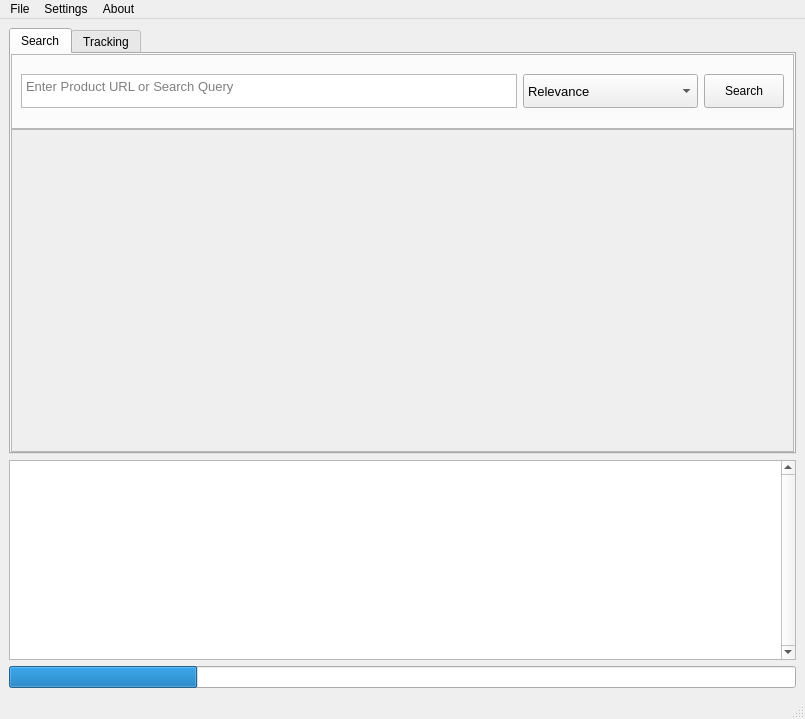
<?xml version="1.0" encoding="UTF-8"?>
<ui version="4.0">
 <class>MainWindow</class>
 <widget class="QMainWindow" name="MainWindow">
  <property name="geometry">
   <rect>
    <x>0</x>
    <y>0</y>
    <width>805</width>
    <height>719</height>
   </rect>
  </property>
  <property name="sizePolicy">
   <sizepolicy hsizetype="Preferred" vsizetype="Preferred">
    <horstretch>0</horstretch>
    <verstretch>0</verstretch>
   </sizepolicy>
  </property>
  <property name="windowTitle">
   <string>Product $ Tracker</string>
  </property>
  <widget class="QWidget" name="centralwidget">
   <property name="sizePolicy">
    <sizepolicy hsizetype="Maximum" vsizetype="Preferred">
     <horstretch>0</horstretch>
     <verstretch>0</verstretch>
    </sizepolicy>
   </property>
   <layout class="QVBoxLayout" name="verticalLayout">
    <item>
     <widget class="QTabWidget" name="tabWidget">
      <property name="currentIndex">
       <number>0</number>
      </property>
      <widget class="QWidget" name="search_tab">
       <attribute name="title">
        <string>Search</string>
       </attribute>
       <layout class="QVBoxLayout" name="verticalLayout_3">
        <property name="spacing">
         <number>0</number>
        </property>
        <property name="leftMargin">
         <number>0</number>
        </property>
        <property name="topMargin">
         <number>0</number>
        </property>
        <property name="rightMargin">
         <number>0</number>
        </property>
        <property name="bottomMargin">
         <number>0</number>
        </property>
        <item>
         <widget class="QFrame" name="frame">
          <property name="sizePolicy">
           <sizepolicy hsizetype="Preferred" vsizetype="Preferred">
            <horstretch>0</horstretch>
            <verstretch>0</verstretch>
           </sizepolicy>
          </property>
          <property name="maximumSize">
           <size>
            <width>16777215</width>
            <height>75</height>
           </size>
          </property>
          <property name="frameShape">
           <enum>QFrame::StyledPanel</enum>
          </property>
          <property name="frameShadow">
           <enum>QFrame::Raised</enum>
          </property>
          <layout class="QHBoxLayout" name="horizontalLayout">
           <property name="leftMargin">
            <number>9</number>
           </property>
           <property name="rightMargin">
            <number>9</number>
           </property>
           <item>
            <widget class="QTextEdit" name="search_query_textbox">
             <property name="minimumSize">
              <size>
               <width>0</width>
               <height>34</height>
              </size>
             </property>
             <property name="maximumSize">
              <size>
               <width>16777215</width>
               <height>34</height>
              </size>
             </property>
             <property name="font">
              <font>
               <family>Segoe UI</family>
               <pointsize>10</pointsize>
              </font>
             </property>
             <property name="placeholderText">
              <string>Enter Product URL or Search Query</string>
             </property>
            </widget>
           </item>
           <item>
            <widget class="QComboBox" name="comboBox">
             <property name="minimumSize">
              <size>
               <width>175</width>
               <height>34</height>
              </size>
             </property>
             <property name="font">
              <font>
               <family>Segoe UI</family>
               <pointsize>10</pointsize>
              </font>
             </property>
             <item>
              <property name="text">
               <string>Relevance</string>
              </property>
             </item>
             <item>
              <property name="text">
               <string>Price: High to Low</string>
              </property>
             </item>
             <item>
              <property name="text">
               <string>Price: Low to High</string>
              </property>
             </item>
            </widget>
           </item>
           <item>
            <widget class="QPushButton" name="search_button">
             <property name="minimumSize">
              <size>
               <width>0</width>
               <height>34</height>
              </size>
             </property>
             <property name="text">
              <string>Search</string>
             </property>
            </widget>
           </item>
          </layout>
         </widget>
        </item>
        <item>
         <widget class="QScrollArea" name="scrollArea">
          <property name="widgetResizable">
           <bool>true</bool>
          </property>
          <widget class="QWidget" name="scrollAreaWidgetContents">
           <property name="geometry">
            <rect>
             <x>0</x>
             <y>0</y>
             <width>781</width>
             <height>312</height>
            </rect>
           </property>
           <layout class="QVBoxLayout" name="verticalLayout_2"/>
          </widget>
         </widget>
        </item>
       </layout>
      </widget>
      <widget class="QWidget" name="tracking_tab">
       <attribute name="title">
        <string>Tracking</string>
       </attribute>
      </widget>
     </widget>
    </item>
    <item>
     <widget class="QPlainTextEdit" name="console_log">
      <property name="enabled">
       <bool>true</bool>
      </property>
      <property name="maximumSize">
       <size>
        <width>16777215</width>
        <height>200</height>
       </size>
      </property>
      <property name="frameShadow">
       <enum>QFrame::Sunken</enum>
      </property>
      <property name="verticalScrollBarPolicy">
       <enum>Qt::ScrollBarAlwaysOn</enum>
      </property>
      <property name="sizeAdjustPolicy">
       <enum>QAbstractScrollArea::AdjustToContents</enum>
      </property>
      <property name="readOnly">
       <bool>true</bool>
      </property>
      <property name="plainText">
       <string/>
      </property>
      <property name="backgroundVisible">
       <bool>false</bool>
      </property>
      <property name="centerOnScroll">
       <bool>true</bool>
      </property>
      <property name="placeholderText">
       <string/>
      </property>
     </widget>
    </item>
    <item>
     <widget class="QProgressBar" name="progressBar">
      <property name="value">
       <number>24</number>
      </property>
      <property name="textVisible">
       <bool>false</bool>
      </property>
     </widget>
    </item>
   </layout>
  </widget>
  <widget class="QMenuBar" name="menubar">
   <property name="geometry">
    <rect>
     <x>0</x>
     <y>0</y>
     <width>805</width>
     <height>22</height>
    </rect>
   </property>
   <widget class="QMenu" name="menuFile">
    <property name="title">
     <string>File</string>
    </property>
    <addaction name="actionQuit"/>
   </widget>
   <widget class="QMenu" name="menuSettings">
    <property name="title">
     <string>Settings</string>
    </property>
    <addaction name="actionShow_Logs"/>
   </widget>
   <widget class="QMenu" name="menuAbout">
    <property name="title">
     <string>About</string>
    </property>
   </widget>
   <addaction name="menuFile"/>
   <addaction name="menuSettings"/>
   <addaction name="menuAbout"/>
  </widget>
  <widget class="QStatusBar" name="statusbar"/>
  <action name="actionQuit">
   <property name="text">
    <string>Quit</string>
   </property>
  </action>
  <action name="actionShow_Logs">
   <property name="checkable">
    <bool>true</bool>
   </property>
   <property name="text">
    <string>Show Logs</string>
   </property>
  </action>
 </widget>
 <resources/>
 <connections/>
</ui>
